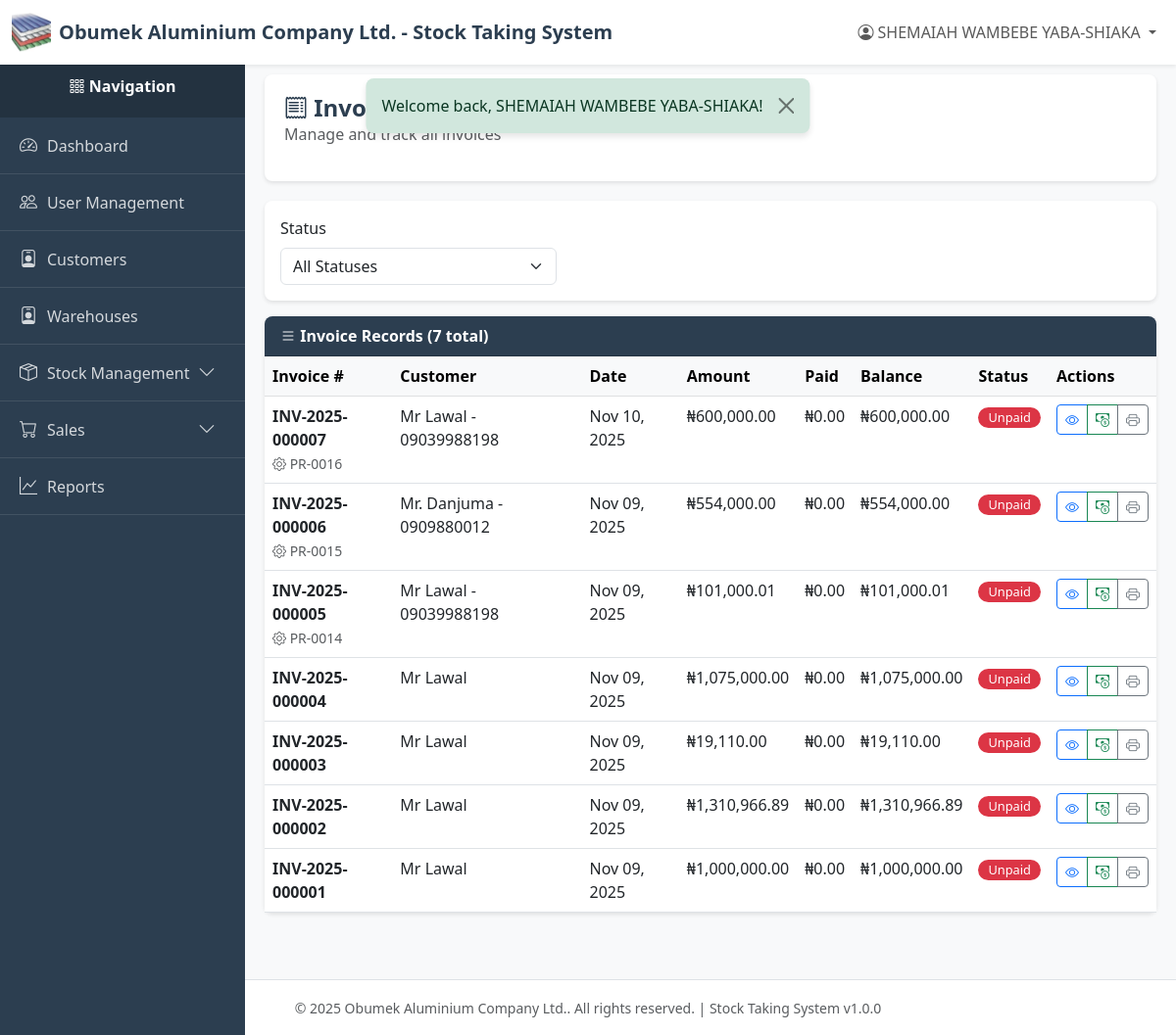
Page /index.php?page=invoices (signed in) on the earlier database version.
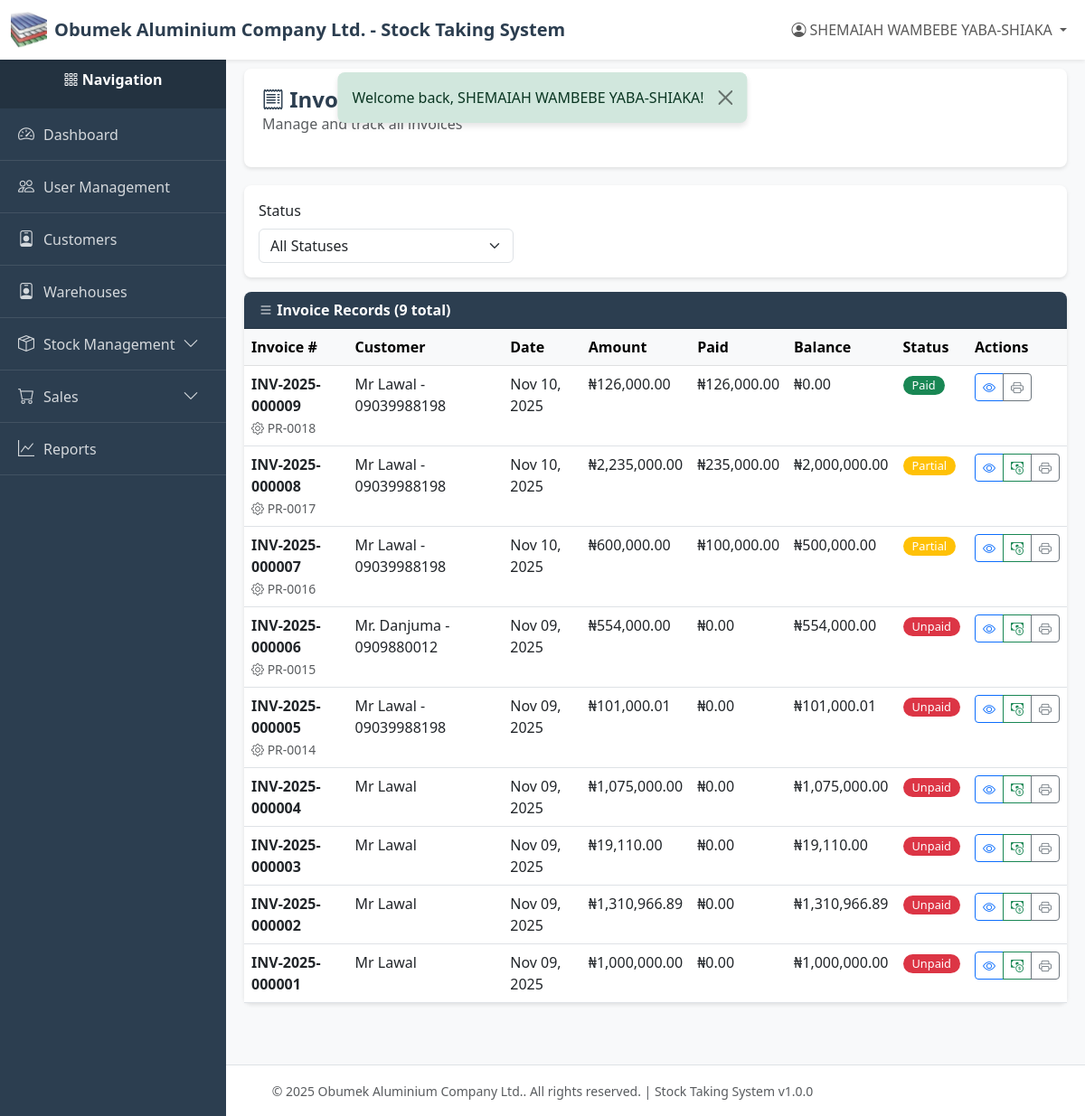
Same page on the later database version.
### tables this page shows
CREATE TABLE `invoices` (
  `id` int(11) NOT NULL,
  `sale_id` int(11) NOT NULL,
  `production_id` int(11) DEFAULT NULL,
  `invoice_number` varchar(50) NOT NULL,
  `invoice_shape` longtext NOT NULL COMMENT 'Complete invoice data structure' CHECK (json_valid(`invoice_shape`)),
  `subtotal` decimal(12,2) NOT NULL DEFAULT 0.00 COMMENT 'Amount before tax and discount',
  `tax_type` enum('fixed','percentage') NOT NULL DEFAULT 'fixed',
  `tax_value` decimal(10,2) DEFAULT 0.00 COMMENT 'Tax amount or percentage',
  `tax_amount` decimal(10,2) DEFAULT 0.00 COMMENT 'Calculated tax amount',
  `discount_type` enum('fixed','percentage') NOT NULL DEFAULT 'fixed',
  `discount_value` decimal(10,2) DEFAULT 0.00 COMMENT 'Discount amount or percentage',
  `discount_amount` decimal(10,2) DEFAULT 0.00 COMMENT 'Calculated discount amount',
  `total` decimal(12,2) NOT NULL COMMENT 'Final amount after all calculations',
  `tax` decimal(10,2) DEFAULT 0.00,
  `other_charges` decimal(10,2) DEFAULT 0.00,
  `paid_amount` decimal(12,2) DEFAULT 0.00 COMMENT 'Amount paid by customer',
  `shipping` decimal(10,2) DEFAULT 0.00 COMMENT 'Shipping charges',
  `status` enum('unpaid','partial','paid','cancelled') DEFAULT 'unpaid',
  `created_at` timestamp NOT NULL DEFAULT current_timestamp(),
  `updated_at` timestamp NULL DEFAULT NULL ON UPDATE current_timestamp(),
  `immutable_hash` varchar(64) NOT NULL
);

### index.php (called while the page is built, shortened)
<?php
require_once __DIR__ . '/controllers/routes.php';

### config/db.php (called while the page is built, shortened)
<?php
class Database {
    private static $instance = null;
    private $connection;
    private $host = 'localhost';
    private $db_name = 'stock_system';
    private $username = 'root';
    private $password = '';
    private $charset = 'utf8mb4';
    private function __construct() {
        try {
            $dsn = "mysql:host={$this->host};dbname={$this->db_name};charset={$this->charset}";
            $options = [
                PDO::ATTR_ERRMODE            => PDO::ERRMODE_EXCEPTION,
                PDO::ATTR_DEFAULT_FETCH_MODE => PDO::FETCH_ASSOC,
                PDO::ATTR_EMULATE_PREPARES   => false,
            ];
            $this->connection = new PDO($dsn, $this->username, $this->password, $options);
        } catch (PDOException $e) {
            error_log("Database Connection Error: " . $e->getMessage());
            die("Database connection failed. Please contact the administrator.");
        }
    }
    public static function getInstance() {
        if (self::$instance === null) {
            self::$instance = new self();
        }
        return self::$instance;
    }
    public function getConnection() {
        return $this->connection;
    }
}

### models/invoice.php (called while the page is built, shortened)
<?php
require_once __DIR__ . '/../config/db.php';
class Invoice
{
    private $db;
    private $table = 'invoices';
    public function __construct()
    {
        $this->db = Database::getInstance()->getConnection();
    }
    public function getAll($limit = 10, $offset = 0, $status = '')
    {
        $sql = "SELECT i.* FROM {$this->table} i WHERE 1=1";
        $sql .= ' ORDER BY i.created_at DESC LIMIT :limit OFFSET :offset';
        $stmt = $this->db->prepare($sql);
        $stmt->bindValue(':limit', (int) $limit, PDO::PARAM_INT);
        $stmt->bindValue(':offset', (int) $offset, PDO::PARAM_INT);
        $stmt->execute();
        $results = $stmt->fetchAll();
        foreach ($results as &$row) {
            if (isset($row['invoice_shape'])) {
                $invoiceData = json_decode($row['invoice_shape'], true);
            } else {
                $row['customer_name'] = 'N/A';
                $row['customer_phone'] = '';
                $row['sale_reference'] = 'N/A';
                $row['invoice_shape'] = [];
            }
        }
        return $results;
    }
}

### views/invoices/index.php (the view, shortened to what the rows shown need)
<?php
require_once __DIR__ . '/../../config/db.php';
require_once __DIR__ . '/../../models/invoice.php';
$currentPage = isset($_GET['page']) ? max(1, (int) $_GET['page']) : 1;
$statusFilter = isset($_GET['status']) ? trim($_GET['status']) : '';
try {
    $invoiceModel = new Invoice();
    $limit = RECORDS_PER_PAGE;
    $offset = ($currentPage - 1) * $limit;
    $invoices = $invoiceModel->getAll($limit, $offset, $statusFilter);
} catch (Exception $e) {
    error_log('Error initializing invoice data: ' . $e->getMessage());
    $invoices = [];
    $totalInvoices = 0;
}
require_once __DIR__ . '/../../layout/header.php';
?>
<div class="content-wrapper">
    <div class="page-header">
        <div class="d-flex justify-content-between align-items-center">
            <div>
                <h1 class="page-title">
                    <i class="bi bi-receipt"></i> Invoices
                </h1>
            </div>
        </div>
    </div>
    <div class="card">
        <div class="card-body p-0">
            <?php if (empty($invoices)): ?>
            <div class="alert alert-info m-3">
                <i class="bi bi-info-circle"></i> No invoices found.
            </div>
            <?php
                else: ?>
            <div class="table-responsive">
                <table class="table table-hover mb-0">
                    <thead class="table-light">
                        <tr>
                            <th>Invoice #</th>
                            <th>Customer</th>
                            <th>Date</th>
                            <th>Amount</th>
                            <th>Paid</th>
                            <th>Balance</th>
                            <th>Status</th>
                            <th>Actions</th>
                        </tr>
                    </thead>
                    <tbody>
                        <?php foreach ($invoices as $invoice):
                            $invoiceData = is_array($invoice['invoice_shape'])
                                ? $invoice['invoice_shape']
                                : (is_string($invoice['invoice_shape'])
                                    ? json_decode($invoice['invoice_shape'], true)
                                    : []);
                            $totalAmount = $invoice['total'] ?? ($invoice['total_amount'] ?? 0);
                            $paidAmount = $invoice['paid_amount'] ?? 0;
                            $balance = $totalAmount - $paidAmount;
                            $isPaid = $balance <= 0;
                            $isPartial = !$isPaid && $paidAmount > 0;
                            $statusClass = $isPaid
                                ? 'success'
                                : ($isPartial
                                    ? 'warning'
                                    : 'danger');
                            ?>
                        <tr>
                            <td>
                                <strong><?= htmlspecialchars($invoice['invoice_number']) ?></strong>
                                <?php if ($invoice['production_id']): ?>
                                <br>
                                <small class="text-muted">
                                    <i class="bi bi-gear"></i> PR-<?= str_pad(
                                        $invoice['production_id'],
                                        4,
                                        '0',
                                        STR_PAD_LEFT,
                                    ) ?>
                                </small>
                                <?php endif; ?>
                            </td>
                            <td><?= htmlspecialchars(
                                $invoiceData['customer']['name'] ?? 'N/A',
                            ) ?></td>
                            <td><?= date('M d, Y', strtotime($invoice['created_at'])) ?></td>
                            <td>₦<?= number_format($totalAmount, 2) ?></td>
                            <td>₦<?= number_format($invoice['paid_amount'], 2) ?></td>
                            <td>₦<?= number_format($balance, 2) ?></td>
                            <td>
                                <span class="badge bg-<?= $statusClass ?> payment-status">
                                    <?= $isPaid ? 'Paid' : ($isPartial ? 'Partial' : 'Unpaid') ?>
                                </span>
                            </td>
                            <td>
                                <div class="btn-group">
                                    <a href="/new-stock-system/index.php?page=invoice_view&id=<?= $invoice[
                                        'id'
                                    ] ?>"
                                       class="btn btn-sm btn-outline-primary"
                                       title="View Invoice">
                                        <i class="bi bi-eye"></i>
                                    </a>
                                    <?php if (!$isPaid): ?>
                                    <button type="button"
                                            class="btn btn-sm btn-outline-success trigger-payment"
                                            data-invoice-id="<?= $invoice['id'] ?>"
                                            title="Record Payment">
                                        <i class="bi bi-cash-coin"></i>
                                    </button>
                                    <?php endif; ?>
                                    <a href="/new-stock-system/views/invoices/print_view.php?page=invoice_print&id=<?= $invoice[
                                        'id'
                                    ] ?>"
                                       class="btn btn-sm btn-outline-secondary"
                                       target="_blank"
                                       title="Print Invoice">
                                        <i class="bi bi-printer"></i>
                                    </a>
                                </div>
                            </td>
                        </tr>
                        <?php
                        endforeach; ?>
                    </tbody>
                </table>
            </div>
            <?php endif; ?>
        </div>
    </div>
</div>
<?php require_once __DIR__ . '/../../layout/footer.php'; ?>

Differences in the rows shown:
added invoices: invoice_number "INV-2025-000009", production "0018", name "Mr Lawal - 09039988198", created_at "Nov 10, 2025", total "126,000.00", paid_amount "126,000.00", balance "0.00", shows "Paid"
added invoices: invoice_number "INV-2025-000008", production "0017", name "Mr Lawal - 09039988198", created_at "Nov 10, 2025", total "2,235,000.00", paid_amount "235,000.00", balance "2,000,000.00", shows "Partial"
changed invoices "INV-2025-000007": paid_amount "0.00" → "100,000.00"; balance "600,000.00" → "500,000.00"; paid_amount "Unpaid" → "Partial"
Other differences:
$totalInvoices: "7" → "9"
